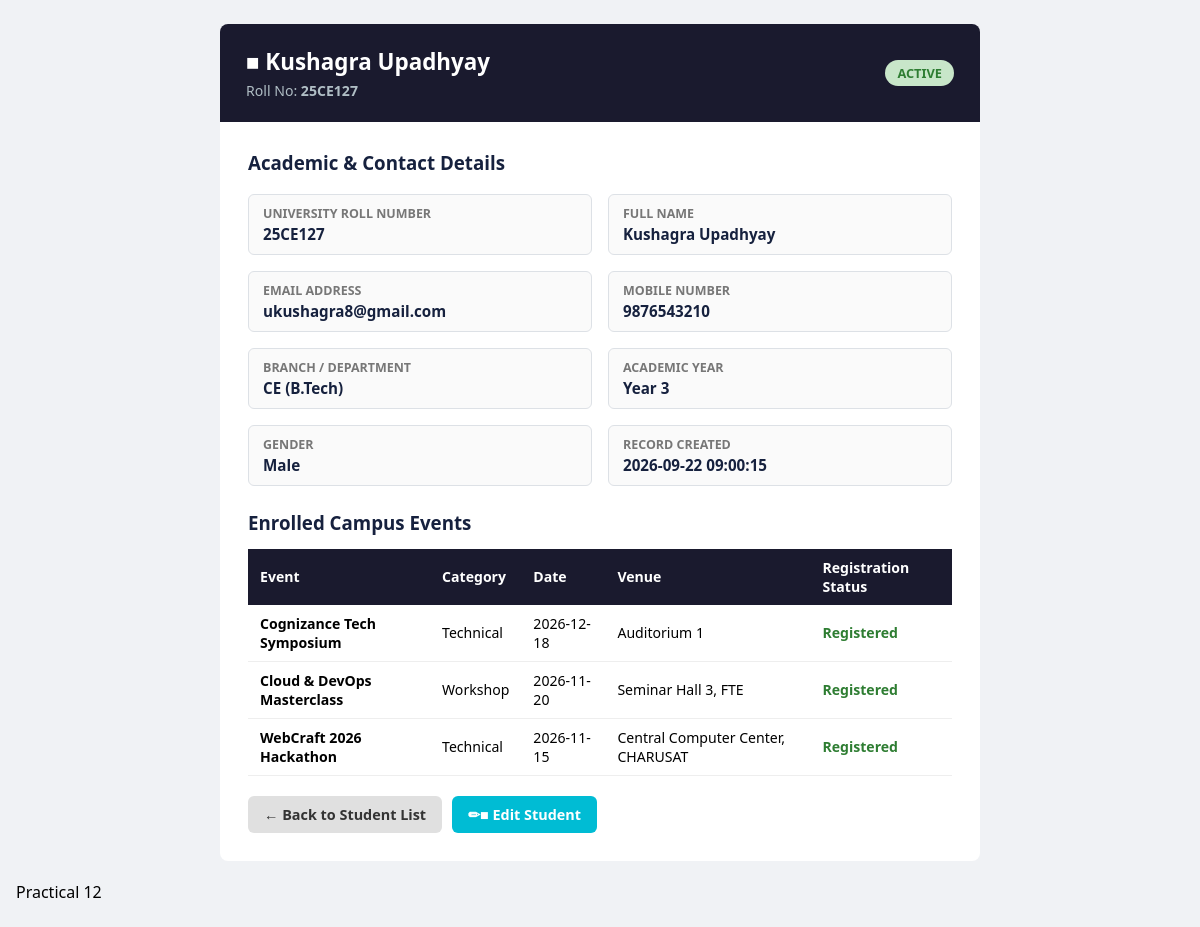
Screenshot of /Practical-11/view_student.php?id=1 with the database file from the repository.
### tables this page shows
CREATE TABLE `students` (
  `id` INT AUTO_INCREMENT PRIMARY KEY,
  `roll_no` VARCHAR(20) NOT NULL UNIQUE,
  `fullname` VARCHAR(100) NOT NULL,
  `email` VARCHAR(100) NOT NULL UNIQUE,
  `mobile` VARCHAR(15) NOT NULL,
  `gender` ENUM('male', 'female', 'other') NOT NULL,
  `course` VARCHAR(50) NOT NULL,
  `year` TINYINT UNSIGNED NOT NULL,
  `status` ENUM('active', 'inactive') NOT NULL DEFAULT 'active',
  `created_at` TIMESTAMP DEFAULT CURRENT_TIMESTAMP,
  `updated_at` TIMESTAMP DEFAULT CURRENT_TIMESTAMP ON UPDATE CURRENT_TIMESTAMP,
  INDEX `idx_course_year` (`course`, `year`),
  INDEX `idx_status` (`status`)
);

CREATE TABLE `registrations` (
  `id` INT AUTO_INCREMENT PRIMARY KEY,
  `student_id` INT NOT NULL,
  `event_id` INT NOT NULL,
  `registered_at` TIMESTAMP DEFAULT CURRENT_TIMESTAMP,
  `status` ENUM('registered', 'attended', 'cancelled') NOT NULL DEFAULT 'registered',
  UNIQUE KEY `uq_student_event` (`student_id`, `event_id`),
  CONSTRAINT `fk_reg_student` FOREIGN KEY (`student_id`)
    REFERENCES `students` (`id`) ON DELETE CASCADE ON UPDATE CASCADE,
  CONSTRAINT `fk_reg_event` FOREIGN KEY (`event_id`)
    REFERENCES `events` (`id`) ON DELETE CASCADE ON UPDATE CASCADE
);

CREATE TABLE `events` (
  `id` INT AUTO_INCREMENT PRIMARY KEY,
  `title` VARCHAR(150) NOT NULL,
  `category` VARCHAR(50) NOT NULL,
  `description` TEXT NOT NULL,
  `event_date` DATE NOT NULL,
  `venue` VARCHAR(100) NOT NULL,
  `max_participants` INT UNSIGNED NOT NULL DEFAULT 100,

  `poster_url` VARCHAR(255) DEFAULT NULL,
  `status` ENUM('upcoming', 'completed', 'cancelled') NOT NULL DEFAULT 'upcoming',
  `created_at` TIMESTAMP DEFAULT CURRENT_TIMESTAMP,
  INDEX `idx_event_date` (`event_date`),
  INDEX `idx_category` (`category`)
);

### Practical-11/view_student.php (the view, shortened to what this page needs)
<?php
$id = (int)($_GET['id'] ?? 0);
$student = null;
$events = [];
try {
    $pdo = getDBConnection();
    $stmt = $pdo->prepare("SELECT * FROM students WHERE id = ? LIMIT 1");
    $stmt->execute([$id]);
    $student = $stmt->fetch();
    $stmtEvents = $pdo->prepare("
        SELECT e.title, e.category, e.event_date, e.venue, r.registered_at, r.status AS reg_status
        FROM registrations r
        JOIN events e ON r.event_id = e.id
        WHERE r.student_id = ?
        ORDER BY e.event_date DESC
    ");
    $stmtEvents->execute([$id]);
    $events = $stmtEvents->fetchAll();
} catch (Exception $e) {
    $_SESSION['flash_error'] = "Database error: " . $e->getMessage();
    header('Location: index.php');
    exit;
}
?>
<!DOCTYPE html>
<html lang="en">
<head>
</head>
<body>
    <div class="container">
        <header>
            <div>
                <h1>■ <?= htmlspecialchars($student['fullname']) ?></h1>
                <p>Roll No: <strong><?= htmlspecialchars($student['roll_no']) ?></strong></p>
            </div>
            <span style="background:<?= $student['status'] === 'active' ? '#c8e6c9' : '#eceff1' ?>; color:<?=
$student['status'] === 'active' ? '#2e7d32' : '#546e7a' ?>; padding: 4px 12px; border-radius: 20px; font-weight: 700;
font-size: 0.8rem; text-transform: uppercase;">
                <?= htmlspecialchars(ucfirst($student['status'])) ?>
            </span>
        </header>
        <div class="card">
            <h3 style="margin-top:0; color:var(--color-primary-lt);">Academic & Contact Details</h3>
            <div class="detail-grid">
                <div class="detail-item">
                    <div class="lbl">University Roll Number</div>
                    <div class="val"><?= htmlspecialchars($student['roll_no']) ?></div>
                </div>
                <div class="detail-item">
                    <div class="lbl">Full Name</div>
                    <div class="val"><?= htmlspecialchars($student['fullname']) ?></div>
                </div>
                <div class="detail-item">
                    <div class="lbl">Email Address</div>
                    <div class="val"><?= htmlspecialchars($student['email']) ?></div>
                </div>
                <div class="detail-item">
                    <div class="lbl">Mobile Number</div>
                    <div class="val"><?= htmlspecialchars($student['mobile']) ?></div>
                </div>
                <div class="detail-item">
                    <div class="lbl">Branch / Department</div>
                    <div class="val"><?= htmlspecialchars(strtoupper(str_replace('btech-', '', $student['course'])))
?> (B.Tech)</div>
                </div>
                <div class="detail-item">
                    <div class="lbl">Academic Year</div>
                    <div class="val">Year <?= htmlspecialchars((string)$student['year']) ?></div>
                </div>
                <div class="detail-item">
                    <div class="lbl">Gender</div>
                    <div class="val"><?= htmlspecialchars(ucfirst($student['gender'])) ?></div>
                </div>
                <div class="detail-item">
                    <div class="lbl">Record Created</div>
                    <div class="val"><?= htmlspecialchars($student['created_at']) ?></div>
                </div>
            </div>
            <h3 style="margin: 24px 0 6px; color:var(--color-primary-lt);">Enrolled Campus Events</h3>
            <?php if (!empty($events)): ?>
                <table class="table-custom">
                    <thead>
                        <tr>
                            <th>Event</th>
                            <th>Category</th>
                            <th>Date</th>
                            <th>Venue</th>
                            <th>Registration Status</th>
                        </tr>
                    </thead>
                    <tbody>
                        <?php foreach ($events as $ev): ?>
                        <tr>
                            <td><strong><?= htmlspecialchars($ev['title']) ?></strong></td>
                            <td><?= htmlspecialchars($ev['category']) ?></td>
                            <td><?= htmlspecialchars($ev['event_date']) ?></td>
                            <td><?= htmlspecialchars($ev['venue']) ?></td>
                            <td><span style="font-weight:600; color:var(--color-success);"><?= htmlspecialchars(
ucfirst($ev['reg_status'])) ?></span></td>
                        </tr>
                        <?php endforeach; ?>
                    </tbody>
                </table>
            <?php else: ?>
                <p style="color:#777; font-size:0.88rem; margin:8px 0;">This student has not enrolled in any campus
events yet.</p>
            <?php endif; ?>
            <div class="btn-group">
                <a href="index.php" class="btn btn-back">&larr; Back to Student List</a>
                <a href="edit_student.php?id=<?= $student['id'] ?>" class="btn btn-edit">✏■ Edit Student</a>
            </div>
        </div>
    </div>
</body>
</html>

### Practical-11/view_student.php (style rules this page uses)
:root { --color-primary: #1a1a2e; --color-primary-lt: #16213e; --color-accent: #00bcd4; --color-bg: #f0f2f5; --color-card: #ffffff; --color-success: #2e7d32; --color-success-bg: #c8e6c9; --color-border: #dde1e6; --radius: 8px; --shadow: 0 4px 14px rgba(0,0,0,0.08); --font-sans: 'Segoe UI', Tahoma, Geneva, Verdana, sans-serif; }
* { box-sizing: border-box; }
body { font-family: var(--font-sans); background: var(--color-bg); margin: 0; padding: 24px 16px; }
.container { max-width: 760px; margin: 0 auto; }
header { background: var(--color-primary); color: #fff; padding: 22px 26px; border-radius: var(--radius) var(--radius) 0 0; display: flex; justify-content: space-between; align-items: center; }
header h1 { margin: 0 0 4px; font-size: 1.4rem; }
header p { margin: 0; color: #b0bec5; font-size: 0.88rem; }
.card { background: var(--color-card); border-radius: 0 0 var(--radius) var(--radius); padding: 28px; box- shadow: var(--shadow); margin-bottom: 20px; }
.detail-grid { display: grid; grid-template-columns: 1fr 1fr; gap: 16px; margin-top: 12px; }
.detail-item { padding: 10px 14px; background: #fafafa; border: 1px solid var(--color-border); border-radius: 6px; }
.detail-item .lbl { font-size: 0.78rem; font-weight: 600; color: #777; text-transform: uppercase; }
.detail-item .val { font-size: 0.95rem; font-weight: 600; color: var(--color-primary-lt); margin-top: 2px; }
.table-custom { width: 100%; border-collapse: collapse; margin-top: 14px; font-size: 0.88rem; }
.table-custom th { background: var(--color-primary); color: #fff; text-align: left; padding: 9px 12px; }
.table-custom td { padding: 9px 12px; border-bottom: 1px solid #eee; }
.btn-group { display: flex; gap: 10px; margin-top: 20px; }
.btn { padding: 9px 16px; border-radius: 6px; text-decoration: none; font-weight: 600; font-size: 0.9rem; display: inline-block; }
.btn-back { background: #e0e0e0; color: #333; }
.btn-edit { background: var(--color-accent); color: #fff; }

### rows the page displays
students: fullname "Kushagra Upadhyay", roll_no "25CE127", status "ACTIVE", email "ukushagra8@gmail.com", mobile "9876543210", course "CE", year "3", gender "Male", created_at "2026-09-22 09:00:15"
registrations: event.title "Cognizance Tech Symposium", event.category "Technical", event.event_date "2026-12-18", event.venue "Auditorium 1", status "Registered"
registrations: event.title "Cloud & DevOps Masterclass", event.category "Workshop", event.event_date "2026-11-20", event.venue "Seminar Hall 3, FTE", status "Registered"
registrations: event.title "WebCraft 2026 Hackathon", event.category "Technical", event.event_date "2026-11-15", event.venue "Central Computer Center, CHARUSAT", status "Registered"
